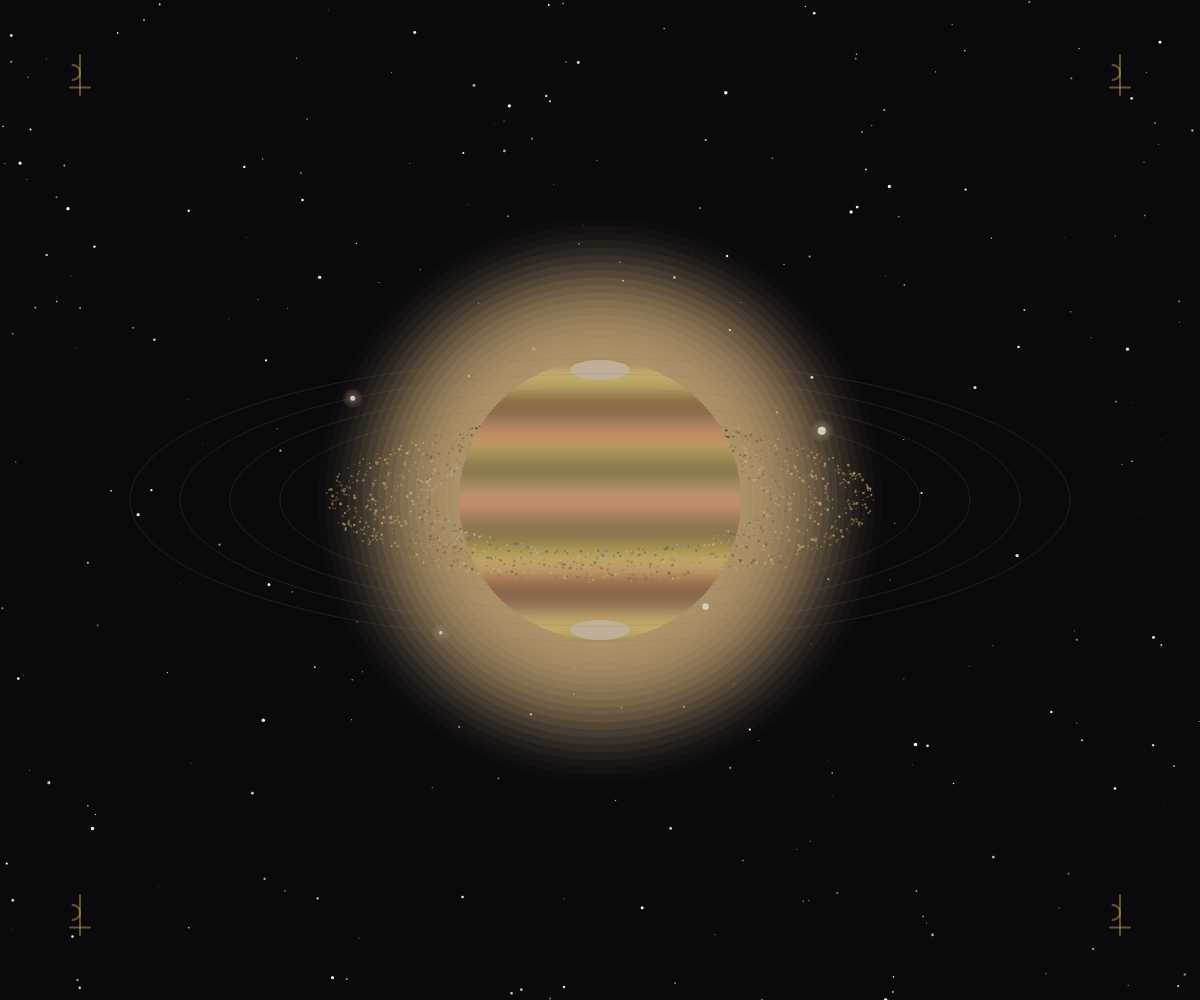
Frame 1 (no input)
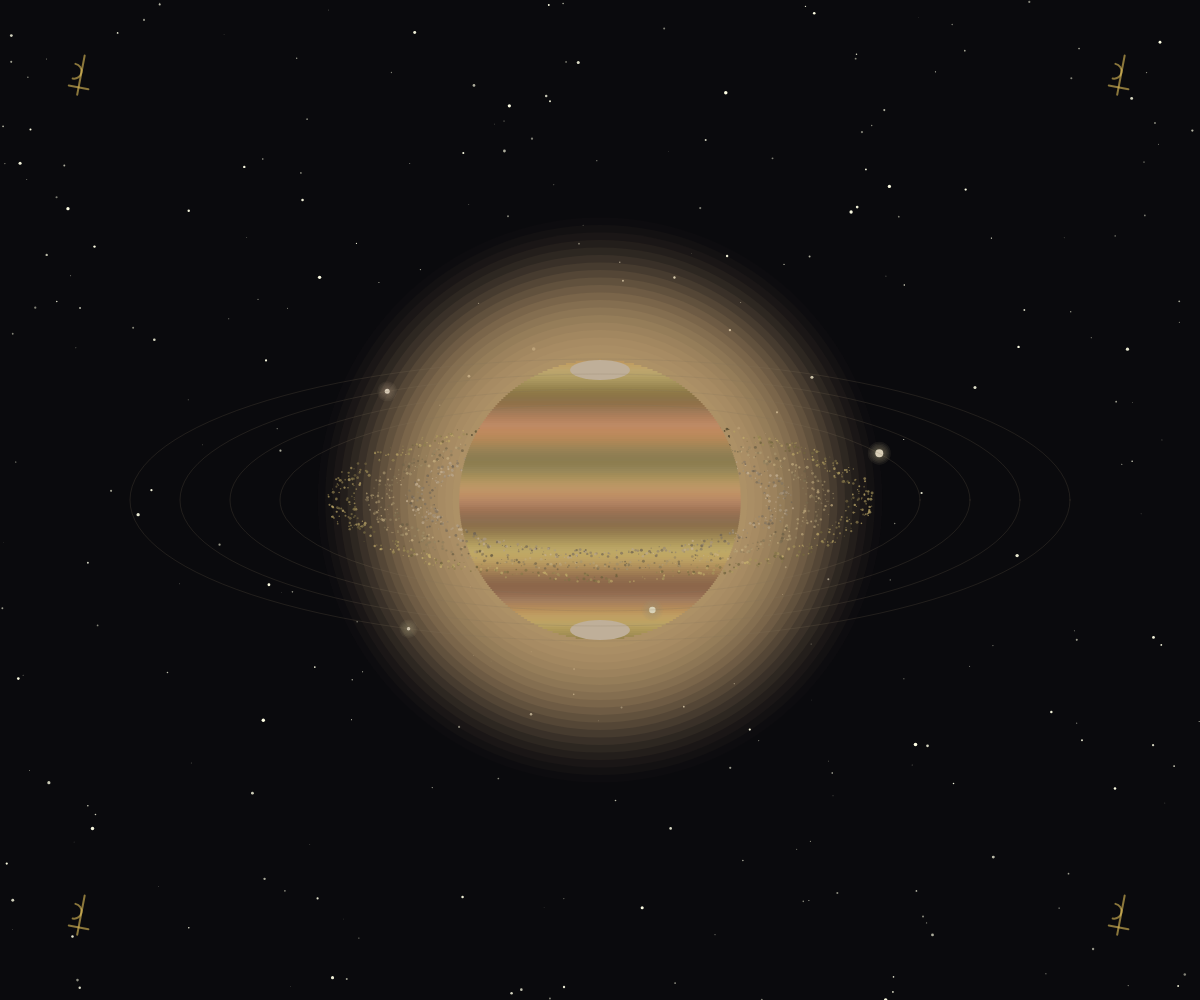
Frame 60 (no input)
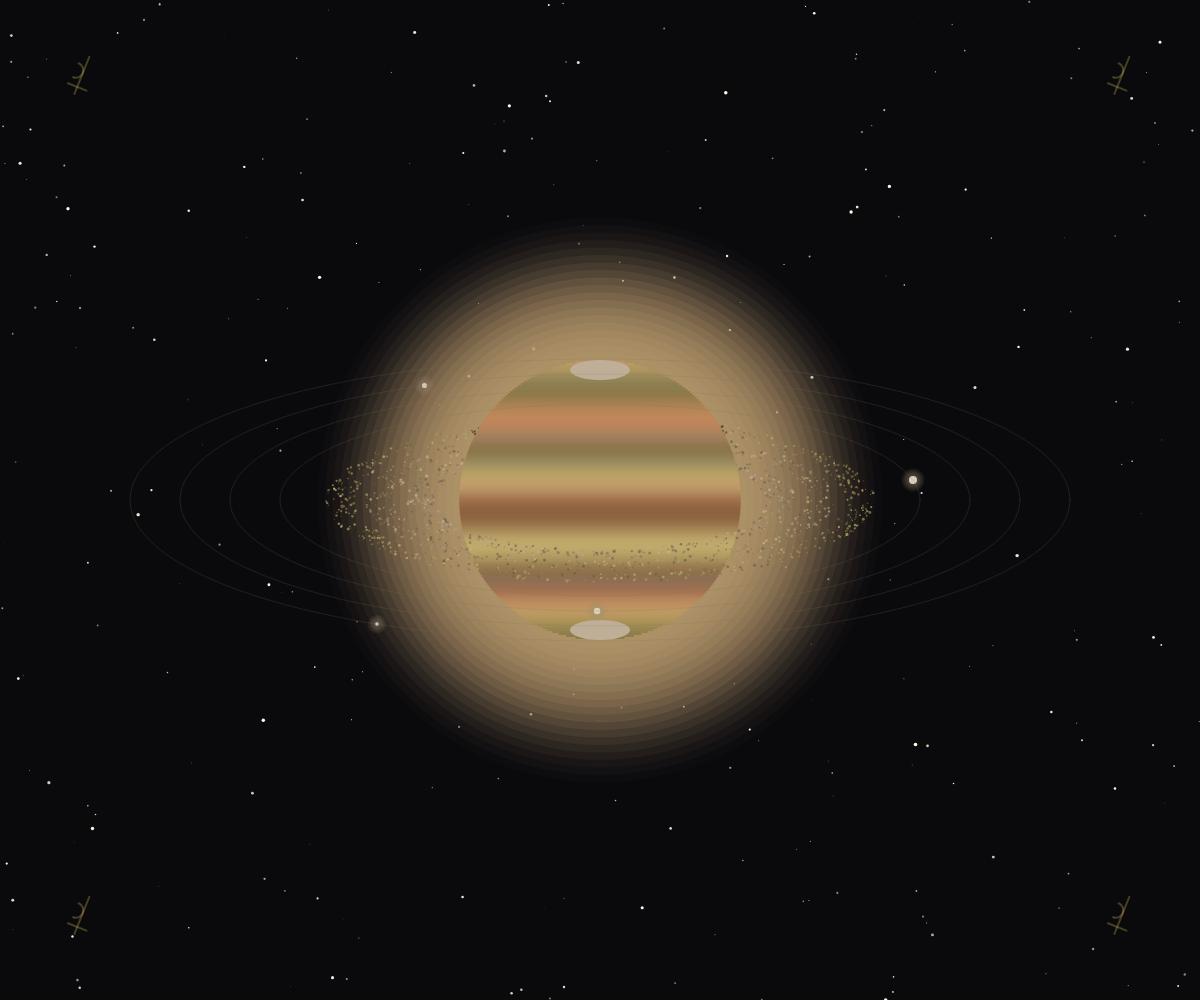
Frame 120 (the mouse pressed at the canvas centre since frame 60)

The p5.js sketch that drew these frames (run headless with seeded random() and noise() and a simulated clock; from frame 60 on, the mouse is pressed at the canvas centre):

// p5.js sketch
// ── sketch.js
// Saturn - Cosmic Visualization
// A mesmerizing visualization of Saturn with its iconic rings

let stars = [];
let ringParticles = [];
let moons = [];
let time = 0;

function setup() {
  createCanvas(windowWidth, windowHeight);
  colorMode(HSB, 360, 100, 100, 100);

  // Create background stars
  for (let i = 0; i < 300; i++) {
    stars.push({
      x: random(width),
      y: random(height),
      size: random(0.5, 3),
      twinkle: random(TWO_PI),
      speed: random(0.02, 0.08)
    });
  }

  // Create ring particles
  for (let i = 0; i < 2000; i++) {
    let angle = random(TWO_PI);
    let ringIndex = floor(random(3));
    let baseRadius = 180 + ringIndex * 40;
    let radius = baseRadius + random(-15, 15);

    ringParticles.push({
      angle: angle,
      radius: radius,
      speed: random(0.001, 0.003) * (ringIndex === 1 ? -1 : 1),
      size: random(1, 3),
      brightness: random(40, 80),
      ringIndex: ringIndex
    });
  }

  // Create moons
  for (let i = 0; i < 4; i++) {
    moons.push({
      angle: random(TWO_PI),
      radius: 320 + i * 50,
      speed: 0.005 / (i + 1),
      size: 8 - i * 1.5,
      hue: random(30, 50)
    });
  }
}

function draw() {
  background(240, 20, 5);

  // Draw twinkling stars
  noStroke();
  for (let star of stars) {
    let twinkle = sin(star.twinkle + time * star.speed) * 0.5 + 0.5;
    fill(60, 10, 80 + twinkle * 20, 60 + twinkle * 40);
    circle(star.x, star.y, star.size * (0.8 + twinkle * 0.4));
  }

  translate(width / 2, height / 2);

  // Draw Saturn's glow
  for (let i = 20; i > 0; i--) {
    let alpha = map(i, 0, 20, 30, 0);
    fill(35, 40, 70, alpha);
    noStroke();
    ellipse(0, 0, 280 + i * 15, 280 + i * 15);
  }

  // Draw back rings (behind planet)
  drawRings(true);

  // Draw Saturn body with bands
  drawSaturnBody();

  // Draw front rings (in front of planet)
  drawRings(false);

  // Draw moons
  for (let moon of moons) {
    moon.angle += moon.speed;
    let x = cos(moon.angle) * moon.radius;
    let y = sin(moon.angle) * moon.radius * 0.3;

    // Only draw if in front of planet or far enough
    if (y > 0 || abs(x) > 150) {
      // Moon glow
      for (let i = 5; i > 0; i--) {
        fill(moon.hue, 20, 60, 10);
        circle(x, y, moon.size + i * 3);
      }
      fill(moon.hue, 15, 85);
      circle(x, y, moon.size);
    }
  }

  // Draw mystical symbols around Saturn
  drawMysticalSymbols();

  time += 0.016;
}

function drawSaturnBody() {
  // Saturn's main body with atmospheric bands
  push();

  // Base sphere
  for (let i = 0; i < 140; i++) {
    let y = map(i, 0, 140, -140, 140);
    let bandWidth = sqrt(140 * 140 - y * y) * 2;

    // Create band color variation
    let bandNoise = noise(i * 0.1, time * 0.5);
    let hue = 35 + sin(i * 0.15) * 10;
    let sat = 35 + bandNoise * 25;
    let bri = 65 + sin(i * 0.2 + time) * 10;

    stroke(hue, sat, bri);
    strokeWeight(2);
    line(-bandWidth / 2, y, bandWidth / 2, y);
  }

  // Polar regions
  fill(35, 20, 75);
  noStroke();
  ellipse(0, -130, 60, 20);
  ellipse(0, 130, 60, 20);

  pop();
}

function drawRings(isBack) {
  push();

  for (let particle of ringParticles) {
    particle.angle += particle.speed;

    let x = cos(particle.angle) * particle.radius;
    let y = sin(particle.angle) * particle.radius * 0.3;

    // Determine if particle is in front or back
    let isInBack = sin(particle.angle) < 0;

    if (isBack === isInBack) {
      // Ring colors based on distance
      let hue = 35 + particle.ringIndex * 5;
      let sat = 25 + particle.ringIndex * 10;

      // Add shadow when behind planet
      let brightness = particle.brightness;
      if (isBack && abs(x) < 130) {
        brightness *= 0.4;
      }

      fill(hue, sat, brightness, 70);
      noStroke();
      circle(x, y, particle.size);
    }
  }

  pop();
}

function drawMysticalSymbols() {
  push();

  // Saturn's astrological symbol
  let symbolAlpha = 40 + sin(time * 2) * 20;
  stroke(45, 60, 90, symbolAlpha);
  strokeWeight(2);
  noFill();

  // Draw Saturn symbol at corners
  let positions = [
    { x: -width/2 + 80, y: -height/2 + 80 },
    { x: width/2 - 80, y: -height/2 + 80 },
    { x: -width/2 + 80, y: height/2 - 80 },
    { x: width/2 - 80, y: height/2 - 80 }
  ];

  for (let pos of positions) {
    push();
    translate(pos.x, pos.y);
    rotate(time * 0.2);
    drawSaturnSymbol(25);
    pop();
  }

  // Orbital paths
  stroke(45, 30, 50, 20);
  strokeWeight(1);
  for (let i = 0; i < 4; i++) {
    let r = 320 + i * 50;
    ellipse(0, 0, r * 2, r * 0.6);
  }

  pop();
}

function drawSaturnSymbol(size) {
  // Saturn astrological symbol (h with cross)
  beginShape();
  // Vertical line
  vertex(0, -size);
  vertex(0, size * 0.6);
  endShape();

  // Cross at bottom
  line(-size * 0.4, size * 0.3, size * 0.4, size * 0.3);

  // Curved top
  noFill();
  arc(-size * 0.3, -size * 0.3, size * 0.6, size * 0.6, -HALF_PI, HALF_PI);
}

function windowResized() {
  resizeCanvas(windowWidth, windowHeight);

  // Redistribute stars
  for (let star of stars) {
    star.x = random(width);
    star.y = random(height);
  }
}
